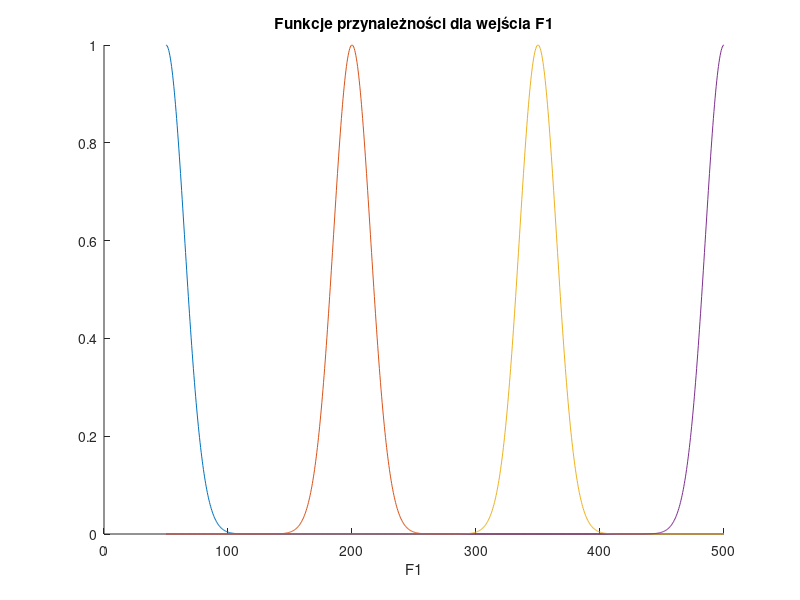
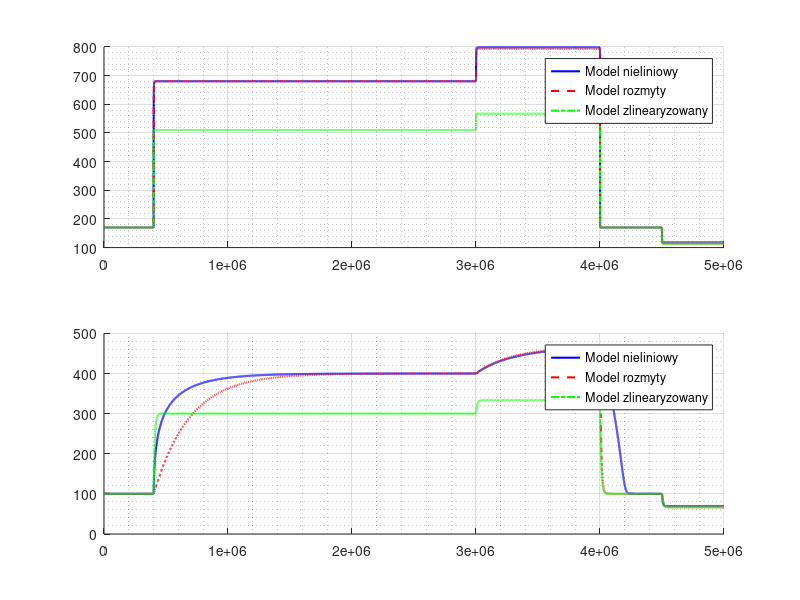

Write the MATLAB code that produced these figures, in order.
%% Porównanie modelu nieliniowego i zlinearizowanego
clear; clc;

Tend = 50e5;
h0 = [170; 100];
F1 = @(t) 200 + 300*(t >= 4e5) - 350*(t >= 40e5);
FD = @(t) 100 + 50*(t >= 30e5) - 50 *(t >= 45e5);


%% ---------------------------------------------------------------
% Model nieliniowy dynamiczny

fNonlinear = @(t,h) [ ...
    ( F1(t) + FD(t) - 23 * sqrt(h(1))) / (0.7 * h(1)) ; ...
    ( 23 * sqrt(h(1)) - 30 * sqrt(h(2))) / (1.35 * h(2)^2) ...
];


%% ---------------------------------------------------------------
%  Model zlinearyzowany

F1_point = 200;
Fd_point = 100;
h1_point = ( 1/23 * (F1_point + Fd_point) )^2;
h2_point = ( 1/30 * (F1_point + Fd_point) )^2;

A = zeros(2,2);
A(1,1) = -1.42857142857143*(F1_point + Fd_point - 23*sqrt(h1_point))/h1_point^2 - 16.4285714285714/h1_point^(3/2);
A(1,2) = 0;
A(2,1) = 8.51851851851852/(sqrt(h1_point)*h2_point^2);
A(2,2) = -1.48148148148148*(23*sqrt(h1_point) - 30*sqrt(h2_point))/h2_point^3 - 11.1111111111111/h2_point^(5/2);

B = zeros(2,2);
B(1,1) = 1.42857142857143/h1_point;
B(1,2) = 1.42857142857143/h1_point;
B(2,1) = 0;
B(2,2) = 0;

fLinear = @(t,h) A * (h - [h1_point; h2_point]) + B * [F1(t) - F1_point; FD(t) - Fd_point];


%% ---------------------------------------------------------------
% Model rozmyty z lokalnymi modelami zlinearizowanymi

% Zbiory rozmyte dla wejścia F1
% (Zał: Fd = 100)
F1Range = [50, 500];

NumOfFuzzySets = 4;
F1p = linspace(F1Range(1), F1Range(2), NumOfFuzzySets);
DF1p = F1p(2) - F1p(1);

mf = cell(1, NumOfFuzzySets);
sigma = 0.1*DF1p;
for i = 1:NumOfFuzzySets
    c = F1p(i);
    mf{i} = @(z) gaussmf(z, [sigma c]);
end

figure(1);
x = linspace(F1Range(1), F1Range(2), 1000);
hold on;
title('Funkcje przynależności dla wejścia F1');
xlabel('F1');
for i = 1:NumOfFuzzySets
    plot(x, mf{i}(x));
end

% Lokalne modele zlinearizowane
fLin = cell(1, NumOfFuzzySets);
for i = 1:NumOfFuzzySets
    F1p_ = F1p(i);
    Fdp_ = 100;
    h1p_ = ( 1/23 * (F1p_ + Fdp_) )^2;
    h2p_ = ( 1/30 * (F1p_ + Fdp_) )^2;

    A = zeros(2,2);
    A(1,1) = -1.42857142857143*(F1p_ + Fdp_ - 23*sqrt(h1p_))/h1p_^2 - 16.4285714285714/h1p_^(3/2);
    A(1,2) = 0;
    A(2,1) = 8.51851851851852/(sqrt(h1p_)*h2p_^2);
    A(2,2) = -1.48148148148148*(23*sqrt(h1p_) - 30*sqrt(h2p_))/h2p_^3 - 11.1111111111111/h2p_^(5/2);

    B = zeros(2,2);
    B(1,1) = 1.42857142857143/h1p_;
    B(1,2) = 1.42857142857143/h1p_;
    B(2,1) = 0;
    B(2,2) = 0;

    fLin{i} = @(h,F) A * (h - [h1p_; h2p_]) + B * (F - [F1p_; Fdp_]);
end

% Model rozmyty
fFuzzy = @(t,h) fuzzy_eval(t, h, mf, fLin, NumOfFuzzySets, F1, FD);
function dh = fuzzy_eval(t, h, mf, fLin, NumOfFuzzySets, F1, FD)
    F1t = F1(t);
    FDt = FD(t);

    num = zeros(2,1);
    den = 0;
    for i = 1:NumOfFuzzySets
        mu = mf{i}(F1t);
        num = num + mu * fLin{i}(h, [F1t; FDt]);
        den = den + mu;
    end
    dh = num / den;    
end


%% ---------------------------------------------------------------
% Symulacja modeli nieliniowego i rozmytego

[tn, hn] = ode45(fNonlinear, [0, Tend], h0, odeset('RelTol',1e-6));
[tl, hl] = ode45(fLinear, [0, Tend], h0, odeset('RelTol',1e-6));
[tf, hf] = ode45(fFuzzy, [0, Tend], h0, odeset('RelTol',1e-6));

% Rysowanie wyników
figure(2);
subplot(2,1,1);
hold on;
plot(tn, hn(:,1), 'b', 'LineWidth', 1.5); 
plot(tf, hf(:,1), 'r--', 'LineWidth', 1.5);
plot(tl, hl(:,1), 'g-.', 'LineWidth', 1.5);
legend('Model nieliniowy', 'Model rozmyty', 'Model zlinearyzowany', 'Location', 'northeast');
grid on
grid minor
subplot(2,1,2);
hold on;
plot(tn, hn(:,2), 'b', 'LineWidth', 1.5); 
plot(tf, hf(:,2), 'r--', 'LineWidth', 1.5);
plot(tl, hl(:,2), 'g-.', 'LineWidth', 1.5);
legend('Model nieliniowy', 'Model rozmyty', 'Model zlinearyzowany', 'Location', 'northeast');
grid on;
grid minor
